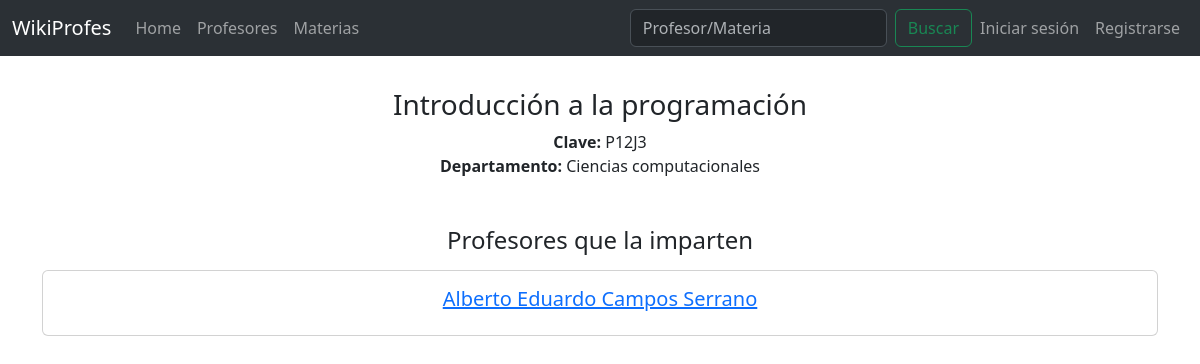
Page /materia/2 on the earlier database version.
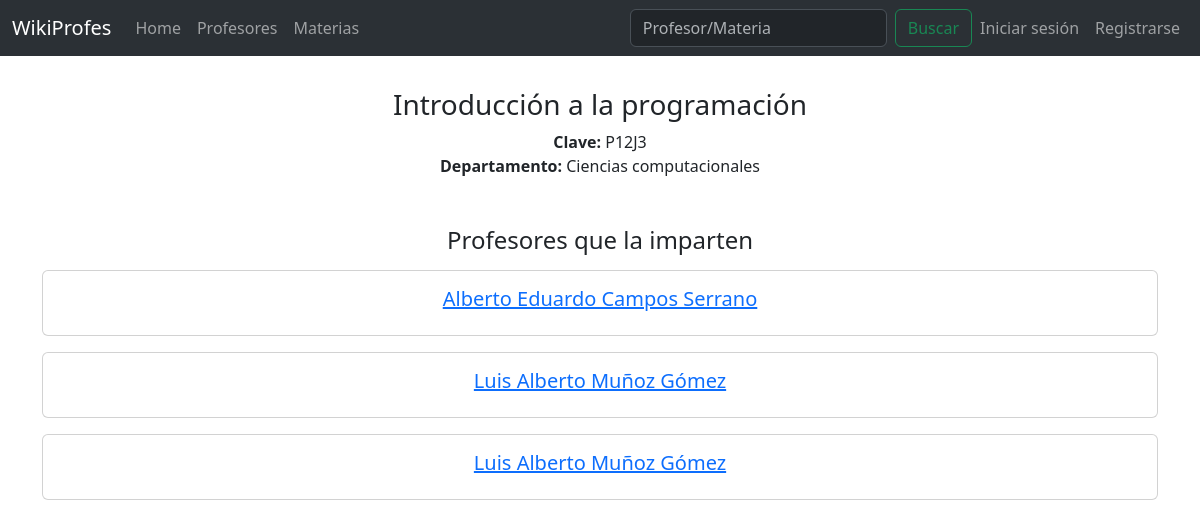
Same page on the later database version.
### publicacion/models.py (models this page shows, shortened)
class Publicacion(models.Model):
    profesor = models.ForeignKey(Profesor, on_delete=models.CASCADE)
    materia = models.ForeignKey(Materia, on_delete=models.CASCADE)
    usuario = models.ForeignKey(User, on_delete=models.CASCADE)
    titulo = models.CharField(max_length=80)
    fecha = models.DateField()
    comentario = models.TextField(max_length=2000)
    dominio = models.IntegerField()
    puntualidad = models.IntegerField()
    asistencia = models.IntegerField()
    dificultad = models.IntegerField()
    seguimiento = models.IntegerField()

### profesor/models.py (models this page shows, shortened)
class Profesor(models.Model):
    nombre = models.CharField(max_length=80)
    usuarios = models.ManyToManyField(User, through='publicacion.Publicacion')
    def __str__(self):
        return f'{self.nombre}'

### materia/models.py (models this page shows, shortened)
class Materia(models.Model):
    clave = models.CharField(max_length=10)
    nombre = models.CharField(max_length=80)
    departamento = models.CharField(max_length=50)
    profesores = models.ManyToManyField(Profesor, through='publicacion.Publicacion')
    usuarios = models.ManyToManyField(User, through='publicacion.Publicacion')

### publicacion/views.py (the view)
# urls.py: path('materia/<int:materia_id>', views.MateriaView.as_view(), name='materia'),
class MateriaView(generic.ListView):
    template_name = 'materia/materiaDetalles.html'
    def get_queryset(self):
        return Publicacion.objects.filter(materia_id=self.kwargs['materia_id'])

### templates/materia/materiaDetalles.html (shortened to what this page needs)
{% extends "base.html" %}
{% block content %}
<div style="text-align: center; margin-top: 2rem;">
    <h3>{{publicacion_list.0.materia.nombre}}</h3>
    <a> <a style="font-weight: bold;">Clave:</a> {{publicacion_list.0.materia.clave}}</a> <br/>
    <a> <a style="font-weight: bold;">Departamento:</a> {{publicacion_list.0.materia.departamento}}</a>
</div>
<div style="margin-top: 3rem;">
    <h4 style="text-align: center;"> Profesores que la imparten</h4>
    {% for publicacion in publicacion_list %}
    <section>
        <div class="container" style="margin-top: 1rem;">
            <div class="card text-center">
                <div class="card-body">
                <h5 class="card-title"><a href="{% url 'publicacion:profesor' publicacion.profesor.id %}">{{publicacion.profesor}}</a></h5>
            </div>
        </div>
    </section>
    {% endfor %}
</div>
{% endblock content %}

Differences in the rows shown:
added Publicacion: profesor "Luis Alberto Muñoz Gómez"
added Publicacion: profesor "Luis Alberto Muñoz Gómez"
